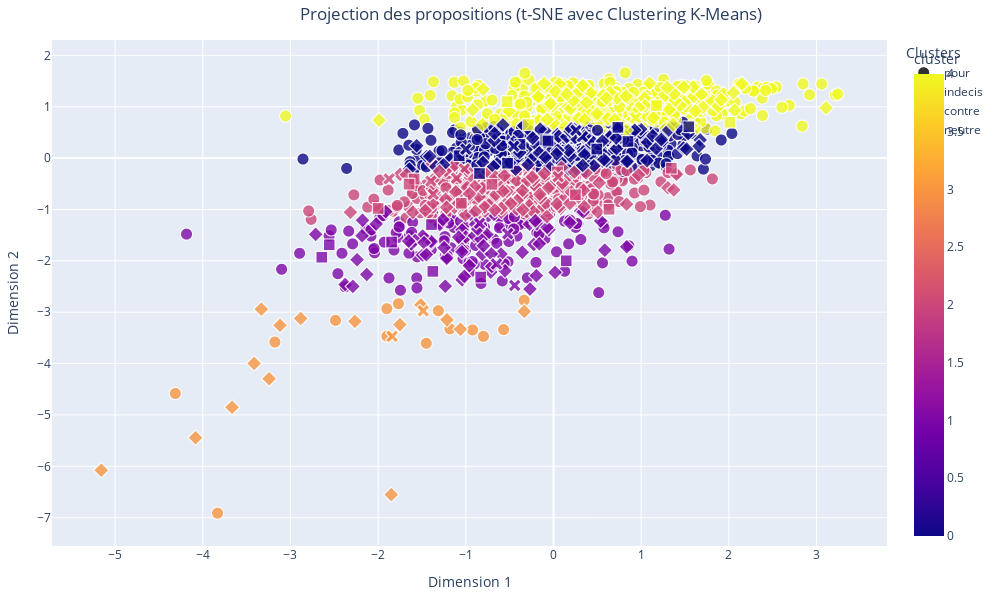

Notebook code cell kept with this figure:
### Code cell
import plotly.express as px
from sklearn.manifold import TSNE
from sklearn.preprocessing import StandardScaler
from sklearn.cluster import KMeans
import pandas as pd
import matplotlib.pyplot as plt  # Pour obtenir la palette 'tab10'

# Normalisation des vecteurs
scaler = StandardScaler()
vectors_normalized = scaler.fit_transform(proposition_vectors)

# Réduction de dimension à 50 avec PCA
# pca = PCA(n_components=50, random_state=42)
# vectors_pca_50 = pca.fit_transform(vectors_normalized)

# Réduction des vecteurs à 2 dimensions avec t-SNE
# tsne = TSNE(n_components=2, random_state=42, perplexity=30, n_iter=1000)
# word_vectors_2d = tsne.fit_transform(vectors_pca_50)

# Appliquer le clustering K-Means
n_clusters = 5
kmeans = KMeans(n_clusters=n_clusters, random_state=42)
cluster = kmeans.fit_predict(vectors_normalized)
data['cluster'] = cluster

# Préparer les données pour le graphique
dim = []
for i in range(1,301):
    dim.append("Dim"+str(i))
df1 = pd.DataFrame(vectors_normalized, columns=dim)
df1['propositions'] = data['Proposition']
df1['cluster'] = cluster
df1['vote'] = data['Catégorie']
df1['proposition_vectors'] = data['mean_vector']

# Créer le graphique interactif avec Plotly
fig = px.scatter(
    df1,
    x='Dim1',
    y='Dim2',
    symbol='vote',  # Utiliser la colonne 'vote' pour les symboles
    color='cluster',  # Utiliser les clusters pour la coloration
    hover_name='propositions',  # Afficher les propositions lors du survol
    title="Projection des propositions (t-SNE avec Clustering K-Means)",
    labels={'Dim1': 'Dimension 1', 'Dim2': 'Dimension 2', 'vote': 'Avis des citoyens'},
    color_discrete_sequence='hsv',  # Utiliser la palette tab10 comme séquence discrète
    category_orders={"cluster": [str(i) for i in range(n_clusters)]},
    width=1000,
    height=600
)

# Personnaliser les points : ajouter des bordures
fig.update_traces(marker=dict(
    size=12,  # Taille des points
    opacity=0.8,  # Transparence
    line=dict(width=1, color='white')  # Bordure noire avec une épaisseur de 2
))

# Ajouter un titre pour la légende des clusters
fig.update_layout(
    legend_title="Clusters",
    title_x=0.3,  # Centrer le titre
    margin=dict(l=40, r=40, t=40, b=40)
)

# Afficher le graphique
fig.show()

### Figure 1 — Plotly figure (JSON) as saved in the notebook; plotly's stock layout.template omitted (floating-point values rounded to 4 significant figures; data arrays with more than 128 entries replaced by an {"elided": "..."} marker saying what was removed)
{"data": [{"hovertemplate": "<b>%{hovertext}</b><br><br>Avis des citoyens=pour<br>Dimension 1=%{x}<br>Dimension 2=%{y}<br>cluster=%{marker.color}<extra></extra>", "hovertext": {"elided": "1506 str values"}, "legendgroup": "pour", "marker": {"color": {"elided": "1506 int values"}, "coloraxis": "coloraxis", "line": {"color": "white", "width": 1}, "opacity": 0.8, "size": 12, "symbol": "circle"}, "mode": "markers", "name": "pour", "showlegend": true, "type": "scattergl", "x": {"elided": "1506 float values"}, "xaxis": "x", "y": {"elided": "1506 float values"}, "yaxis": "y"}, {"hovertemplate": "<b>%{hovertext}</b><br><br>Avis des citoyens=indecis<br>Dimension 1=%{x}<br>Dimension 2=%{y}<br>cluster=%{marker.color}<extra></extra>", "hovertext": {"elided": "356 str values"}, "legendgroup": "indecis", "marker": {"color": {"elided": "356 int values"}, "coloraxis": "coloraxis", "line": {"color": "white", "width": 1}, "opacity": 0.8, "size": 12, "symbol": "diamond"}, "mode": "markers", "name": "indecis", "showlegend": true, "type": "scattergl", "x": {"elided": "356 float values"}, "xaxis": "x", "y": {"elided": "356 float values"}, "yaxis": "y"}, {"hovertemplate": "<b>%{hovertext}</b><br><br>Avis des citoyens=contre<br>Dimension 1=%{x}<br>Dimension 2=%{y}<br>cluster=%{marker.color}<extra></extra>", "hovertext": ["Il faut créer des créneaux horaires réservés aux activités sportives dans les parcs.", "Il faut supprimer/diminuer les remboursements des médicaments des personnes qui pourraient se soigner grâce à l'activité physique.", "Il faut la rendre obligatoire afin de beneficier de soins médicaux", "Il faut rendre les inscriptions gratuites dans les clubs de sport en compensant cette gratuité par des subventions publiques", "Il faut inciter fiscalement à prendre un coach sportif personnel", "Il faut permettre aux employeurs de payer mieux ceux qui sont actifs en sport que les sédentaires.Des employés en forme sont plus avantageux", "Il faut interdire tous les véhicules à moteur et supprimer des places de parking dans les centres villes pour inciter les citoyens à marcher", "Il faut inscrire la pratique d’une activité physique quotidienne dans la Constitution", "Il faut interdire les jeux olympiques, surtout en France.", "Il faut rendre gratuits les places aux JO pour les licenciés", "Il faut donner une prime CPAM en proportion du nombre d’heures de sport mensuelles. Grâce à une appli gérée par le ministère de la Santé", "Il faut lever l’interdiction du port du voile dans les fédérations françaises", "Il faut pénaliser les déplacements courts en voiture.", "Il faut mettre en place des jeux vidéo interactifs qui récompensent les activités physiques réelles.", "Il faut interdire l’arrêt et le stationnement à moins d’un kilomètre des établissements scolaires.", "Il faut du temps et par conséquent favoriser un 100% télétravail", "Il faut changer les équipes de haut niveau et les membres des fédérations dès lors qu’il n’y a eu aucune qualification olympique", "Il faut favoriser les réunions non formelles au sein de l'entreprise en invitant les conjoints pour des thés ou dîners dansants.", "Il faut interdire les sports non écologiques comme le ski et la formule 1", "Il faut que tout le monde prennent des trotinettes ou des vélos électriques c'est bon pour la planète.", "Il faut offrir 1 ou 2 jours de CP, payés par l’Etat, à qui le souhaite, pendant les JO, pour regarder les épreuves et susciter des vocations", "Il faut interdire toutes les demandes de certificats médicaux que ce soit pour les clubs, les professionnels et les compétitions.", "Il faut augmenter les cotisations sociales de ceux qui ne s'inscrive dans aucun sport. ", "Il faut augmenter le prix des carburants pour inciter à aller à pied (au moins partiellement). Pas à vélo! A pied!", "Il faut augmenter les cotisations sociales des non-sportifs. Ils coutent plus cher à la sécu, c'est à eux de payer.", "Il faut adopter un chien ça fera à minima 45 minutes de marche 3 fois par jour", "Il faut pouvoir exclure tout membre d’une fédération qui n’est pas au résultat et éviter qu’il reprenne sa place", "Il faut réduire le nombre d'arrêt de bus en ville pour obliger la marche, un pour 500m semble juste.", "Il faut inciter les Français à s'équiper de montres connectées pour les stimuler à bouger et atteindre des (petits) objectifs quotidiens.", "Il faut encourager les garçons à s'inscrire dans un club de football ou de rugby."], "legendgroup": "contre", "marker": {"color": [0, 2, 2, 4, 4, 0, 2, 2, 4, 4, 1, 1, 0, 1, 1, 2, 2, 2, 1, 0, 1, 0, 0, 0, 0, 0, 2, 0, 2, 1], "coloraxis": "coloraxis", "line": {"color": "white", "width": 1}, "opacity": 0.8, "size": 12, "symbol": "square"}, "mode": "markers", "name": "contre", "showlegend": true, "type": "scattergl", "x": [-0.08723, 0.2501, -2.0, 1.174, 2.012, 1.544, -1.051, -0.7017, -0.5297, -0.2867, -1.376, -2.558, -0.844, -1.392, -1.846, 1.344, -1.59, 0.633, -0.8313, 0.4929, -2.643, -0.5242, 0.7347, 0.8493, -0.3821, -0.06276, -1.647, -1.077, 0.04604, 0.1454], "xaxis": "x", "y": [0.3558, -0.714, -0.9811, 1.022, 0.6968, 0.6096, -0.8803, -0.5119, 1.099, 0.6514, -2.206, -1.689, -0.3001, -1.295, -1.634, -0.198, -0.4083, -0.998, -2.316, 0.1756, -1.93, -0.1003, 0.5967, 0.3235, 0.2672, 0.3314, -0.507, 0.04701, -0.2705, -2.0], "yaxis": "y"}, {"hovertemplate": "<b>%{hovertext}</b><br><br>Avis des citoyens=neutre<br>Dimension 1=%{x}<br>Dimension 2=%{y}<br>cluster=%{marker.color}<extra></extra>", "hovertext": ["Il faut que le double projet d'un.e SHN soit réellement pris en compte par les DTN et CTN", "Il faut régulièrement évaluer les actions des CTN", "Il faut que les SHN listés aient les mêmes avantages notamment dans les Creps (accès aux services médicaux et psycho)", "Il faut faciliter la vie de nos SHN au collège prévoir des heures prof pour le rattrapage après compétition. ", "Il faut faire la promotion d'applications comme HelloSport.", "Il faut soutenir les applications comme weward et surtout que l'état propose une application du style car - de gens dans les hôpitaux.", "Il faut proposer des APPN dans toutes les écoles et pas seulement au sein des QPV pour faire aimer le sport de plein air", "Il faut que le département puisse payer les entraîneurs en fonction du nombre de licenciés (ce qui en entraînera une hausse)", "Il faut voir qu'il y a l'offre tremplin strict à 11 séances en Maison Sport Santé. Mais une PMR à vie n'a pas accès à un sport normal après.", "Il faut lutter contre l'insuffisance de financement pérenne des MSS afin de sécuriser leur modèle éco déjà très fragilisé par l'offre privée", "Il faut donner une note de difficultés d'une activité physique et du niveau. Cela existe pour des activités comme le trekking.", "Il faut renforcer les MSS car elles ont l'obligation de sensibiliser et promouvoir l'activité physique. Promouvoir une nouvelle culture", "Il faut tracer simplement sur le sol les lignes délimitant les terrains de sport de tous les sports olympiques pour faire du air-sport.", "Il faut faire payer le montant des adhésions à un club sportif (en Sport Adapté, en sport loisirs ou en Sport compétition)", "Il faut créer sur les montres connectées une activité \"Trajet sans voiture\" qui compte la distance totale parcourue et aussi les pas.", "Il faut être plus présent dans les salles", "Il faut aider financièrement le SHN afin de lui permettre de se déplacer sur les compét et d'assurer son avenir "], "legendgroup": "neutre", "marker": {"color": [3, 1, 1, 0, 3, 2, 4, 2, 0, 2, 2, 0, 2, 0, 1, 2, 1], "coloraxis": "coloraxis", "line": {"color": "white", "width": 1}, "opacity": 0.8, "size": 12, "symbol": "x"}, "mode": "markers", "name": "neutre", "showlegend": true, "type": "scattergl", "x": [-1.486, -0.4428, -0.8431, 0.3305, -1.841, 0.05353, 0.9366, -1.016, 0.2562, -1.372, -1.106, -0.4539, -1.875, -0.9987, -0.5219, -1.399, -0.6502], "xaxis": "x", "y": [-2.974, -2.479, -1.269, 0.4167, -3.471, -0.3627, 0.7826, -0.2116, 0.5398, -0.7047, -0.3915, 0.2292, -0.4054, 0.1737, -1.471, -0.449, -2.061], "yaxis": "y"}], "layout": {"coloraxis": {"colorbar": {"title": {"text": "cluster"}}, "colorscale": [[0, "#0d0887"], [0.1111, "#46039f"], [0.2222, "#7201a8"], [0.3333, "#9c179e"], [0.4444, "#bd3786"], [0.5556, "#d8576b"], [0.6667, "#ed7953"], [0.7778, "#fb9f3a"], [0.8889, "#fdca26"], [1, "#f0f921"]]}, "height": 600, "legend": {"title": {"text": "Clusters"}, "tracegroupgap": 0}, "margin": {"b": 40, "l": 40, "r": 40, "t": 40}, "title": {"text": "Projection des propositions (t-SNE avec Clustering K-Means)", "x": 0.3}, "width": 1000, "xaxis": {"anchor": "y", "domain": [0, 1], "title": {"text": "Dimension 1"}}, "yaxis": {"anchor": "x", "domain": [0, 1], "title": {"text": "Dimension 2"}}}}
